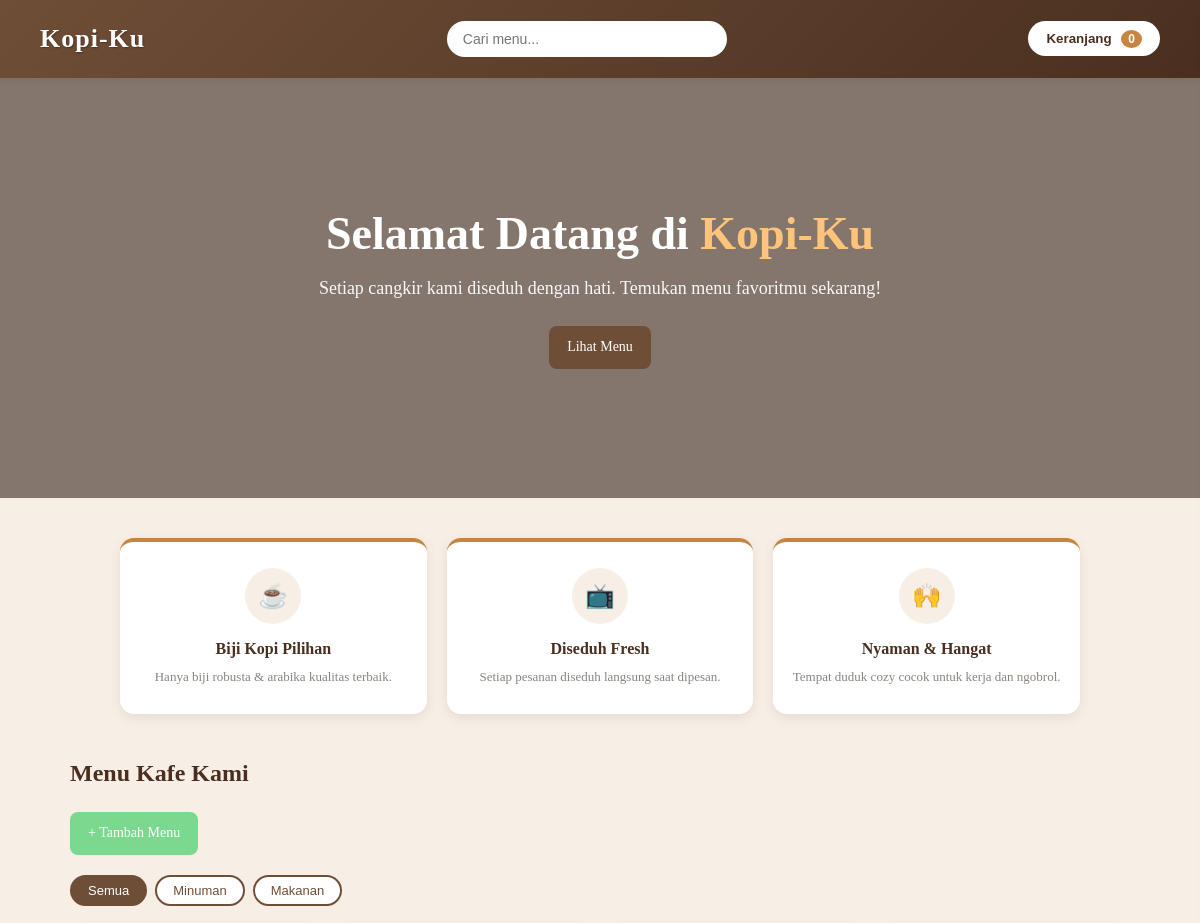
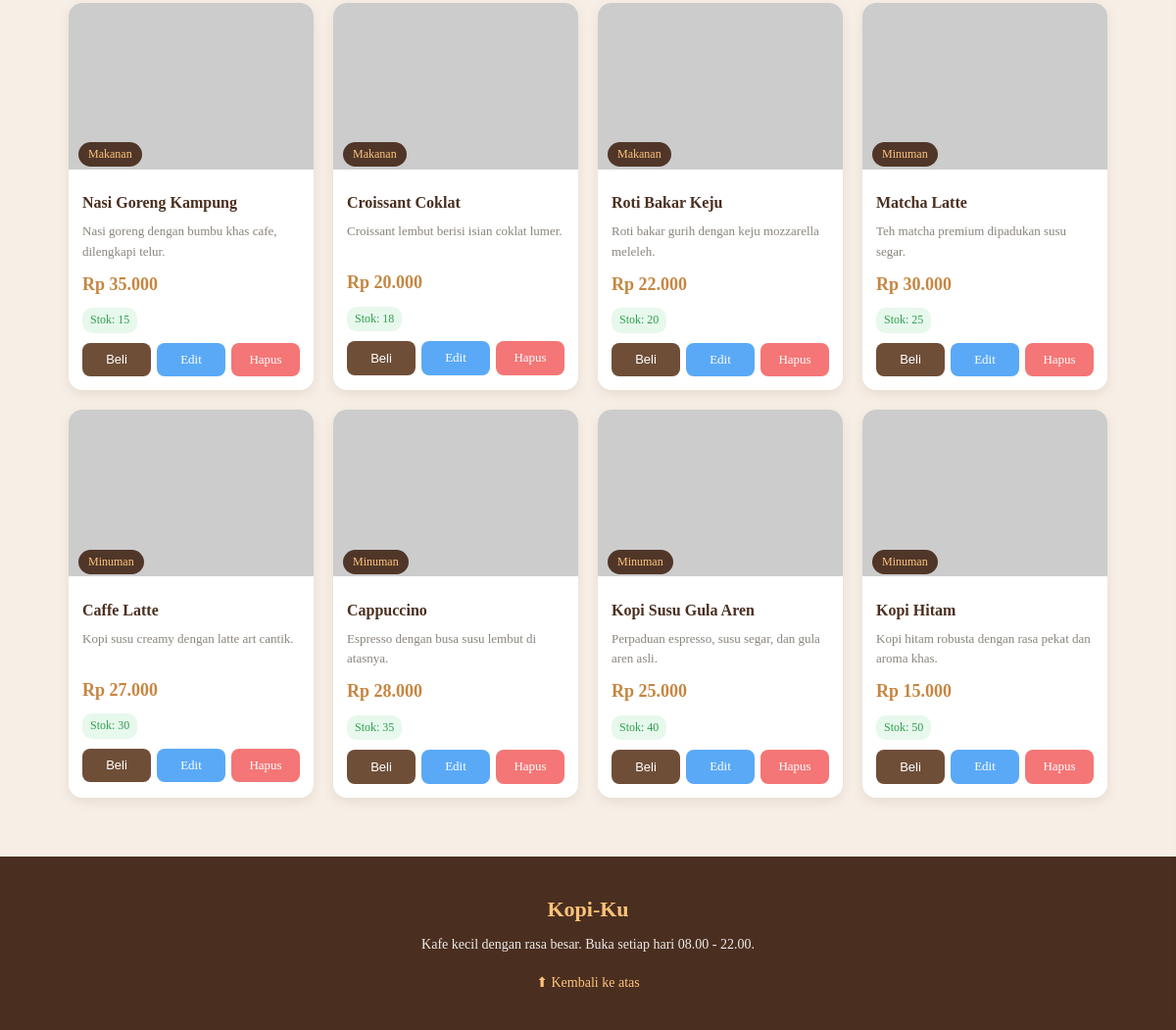
The page / on the database its author committed (2 pictures, top to bottom).
### tables this page shows
CREATE TABLE IF NOT EXISTS produk (
    id          INT AUTO_INCREMENT PRIMARY KEY,   
    nama        VARCHAR(100) NOT NULL,            
    kategori    VARCHAR(50)  NOT NULL,            
    deskripsi   TEXT,                             
    harga       INT NOT NULL,                     
    stok        INT NOT NULL DEFAULT 0,           
    gambar      VARCHAR(255) DEFAULT 'https://picsum.photos/seed/kopi/400/300',  
    created_at  TIMESTAMP DEFAULT CURRENT_TIMESTAMP  
);

### index.php (the view, shortened to what this page needs)
<?php
include 'config.php';
$result = $conn->query("SELECT * FROM produk ORDER BY id DESC");
?>
<!DOCTYPE html>
<html lang="id">
<head>
    <link rel="stylesheet" href="style.css">
</head>
<body>
    <header>
        <div class="logo">Kopi-Ku</div>
        <input type="text" id="searchBox" class="search-box" placeholder="Cari menu...">
        <button id="cartBtn" class="cart-btn">Keranjang <span id="cartCount" class="cart-count">0</span></button>
    </header>
    <section class="hero" style="background-image:url('https://picsum.photos/seed/hero-kopi/1600/700');">
        <div class="hero-overlay"></div>
        <div class="hero-content">
            <h1>Selamat Datang di <span>Kopi-Ku</span></h1>
            <p>Setiap cangkir kami diseduh dengan hati. Temukan menu favoritmu sekarang!</p>
            <a href="#menu" class="btn hero-btn">Lihat Menu</a>
        </div>
    </section>
    <section class="features">
        <div class="feature">
            <div class="feature-icon">&#9749;</div>
            <h3>Biji Kopi Pilihan</h3>
            <p>Hanya biji robusta &amp; arabika kualitas terbaik.</p>
        </div>
        <div class="feature">
            <div class="feature-icon">&#128250;</div>
            <h3>Diseduh Fresh</h3>
            <p>Setiap pesanan diseduh langsung saat dipesan.</p>
        </div>
        <div class="feature">
            <div class="feature-icon">&#128588;</div>
            <h3>Nyaman &amp; Hangat</h3>
            <p>Tempat duduk cozy cocok untuk kerja dan ngobrol.</p>
        </div>
    </section>
    <div class="menu-section" id="menu">
        <h2 class="page-title">Menu Kafe Kami</h2>
        <a href="create.php" class="btn btn-add">+ Tambah Menu</a>
        <div class="filter-bar">
            <button class="filter-btn active" data-filter="semua">Semua</button>
            <button class="filter-btn" data-filter="Minuman">Minuman</button>
            <button class="filter-btn" data-filter="Makanan">Makanan</button>
        </div>
        <div class="product-grid">
            <?php
            while ($row = $result->fetch_assoc()) :
            ?>
            <div class="card"
                 data-nama="<?= htmlspecialchars($row['nama']) ?>"
                 data-kategori="<?= htmlspecialchars($row['kategori']) ?>">
                <div class="card-image">
                    <img src="<?= htmlspecialchars($row['gambar']) ?>" alt="<?= htmlspecialchars($row['nama']) ?>">
                    <span class="category"><?= htmlspecialchars($row['kategori']) ?></span>
                </div>
                <div class="card-body">
                    <h3><?= htmlspecialchars($row['nama']) ?></h3>
                    <p><?= htmlspecialchars($row['deskripsi']) ?></p>
                    <div class="price">Rp <?= number_format($row['harga'], 0, ',', '.') ?></div>
                    <?php if ($row['stok'] > 0): ?>
                        <span class="stock">Stok: <?= $row['stok'] ?></span>
                    <?php else: ?>
                        <span class="stock out">Habis</span>
                    <?php endif; ?>
                    <div class="card-actions">
                        <?php if ($row['stok'] > 0): ?>
                            <button class="btn btn-buy"
                                    data-id="<?= $row['id'] ?>"
                                    data-nama="<?= htmlspecialchars($row['nama']) ?>"
                                    data-harga="<?= $row['harga'] ?>">Beli</button>
                        <?php endif; ?>
                        <a href="edit.php?id=<?= $row['id'] ?>" class="btn btn-edit">Edit</a>
                        <a href="delete.php?id=<?= $row['id'] ?>" class="btn btn-delete"
                           onclick="return confirm('Yakin hapus menu ini?')">Hapus</a>
                    </div>
                </div>
            </div>
            <?php
            endwhile;
            ?>
        </div>
    </div>
    <footer>
        <div class="footer-brand">Kopi-Ku</div>
        <p>Kafe kecil dengan rasa besar. Buka setiap hari 08.00 - 22.00.</p>
        <a href="#" class="back-top">&#11014; Kembali ke atas</a>
    </footer>
</body>
</html>

### rows shown on the page
produk: kategori "Makanan", nama "Nasi Goreng Kampung", deskripsi "Nasi goreng dengan bumbu khas cafe, dilengkapi telur.", harga "35.000", stok "15"
produk: kategori "Makanan", nama "Croissant Coklat", deskripsi "Croissant lembut berisi isian coklat lumer.", harga "20.000", stok "18"
produk: kategori "Makanan", nama "Roti Bakar Keju", deskripsi "Roti bakar gurih dengan keju mozzarella meleleh.", harga "22.000", stok "20"
produk: kategori "Minuman", nama "Matcha Latte", deskripsi "Teh matcha premium dipadukan susu segar.", harga "30.000", stok "25"
produk: kategori "Minuman", nama "Caffe Latte", deskripsi "Kopi susu creamy dengan latte art cantik.", harga "27.000", stok "30"
produk: kategori "Minuman", nama "Cappuccino", deskripsi "Espresso dengan busa susu lembut di atasnya.", harga "28.000", stok "35"
produk: kategori "Minuman", nama "Kopi Susu Gula Aren", deskripsi "Perpaduan espresso, susu segar, dan gula aren asli.", harga "25.000", stok "40"
produk: kategori "Minuman", nama "Kopi Hitam", deskripsi "Kopi hitam robusta dengan rasa pekat dan aroma khas.", harga "15.000", stok "50"
